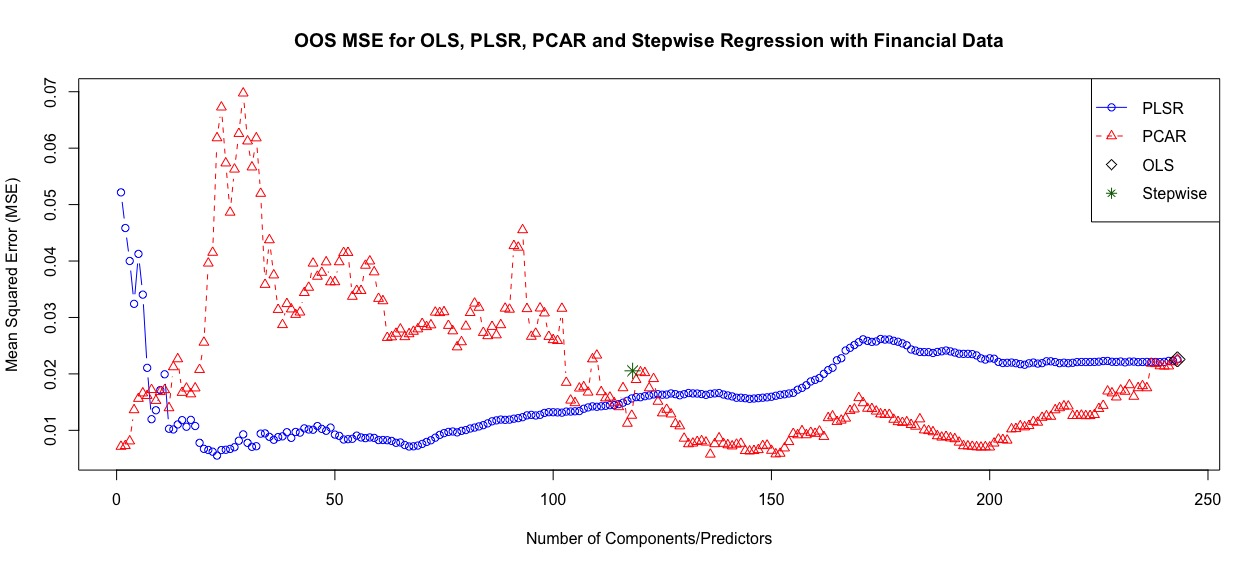

Write the R code that produced this figure.
packages <- c("tidyquant", "quantmod", "tidyverse", "TTR", "PerformanceAnalytics", 
              "lubridate", "fredr", "WDI", "Quandl", "dplyr", "caret", "tidyr")

install.packages(packages)

library(tidyquant)
library(quantmod)
library(tidyverse)
library(TTR)
library(PerformanceAnalytics)
library(lubridate)
library(fredr)
library(WDI)
library(Quandl)
library(dplyr)
library(caret)  
library(tidyr)

library(zoo)
library(MASS)   
library(pls)     
library(ggplot2) 


# Set parameters
start_date <- as.Date("2010-10-01")
end_date <- Sys.Date() 

# Get Tesla Data
tesla <- getSymbols("TSLA", from = start_date, to = end_date, auto.assign = FALSE)
tesla_weekly <- to.weekly(tesla)

tesla_data <- data.frame(
  date = as.Date(index(tesla_weekly)),
  price = as.numeric(Cl(tesla_weekly)),
  volume = as.numeric(Vo(tesla_weekly)),
  high = as.numeric(Hi(tesla_weekly)),
  low = as.numeric(Lo(tesla_weekly))
)

# Calculate Tesla technical indicators
tesla_data$weekly_return <- ROC(tesla_data$price)  # Target variable
tesla_data$volatility <- runSD(tesla_data$price, n = 4)
tesla_data$rsi <- RSI(tesla_data$price, n = 14)
tesla_data$ma_4 <- SMA(tesla_data$price, n = 4)
tesla_data$ma_12 <- SMA(tesla_data$price, n = 12)
tesla_data$volume_ma4 <- SMA(tesla_data$volume, n = 4)
tesla_data$volume_ratio <- tesla_data$volume/tesla_data$volume_ma4
tesla_data$high_low_ratio <- tesla_data$high/tesla_data$low
tesla_data$momentum <- ROC(tesla_data$price, n = 4)

# Get Market Index Data
cat("\nGetting market indices data...\n")
# S&P 500
sp500 <- getSymbols("^GSPC", from = start_date, to = end_date, auto.assign = FALSE)
sp500_weekly <- to.weekly(sp500)
sp500_returns <- periodReturn(Cl(sp500_weekly), period = "weekly", type = "log")
sp500_df <- data.frame(
  date = as.Date(index(sp500_returns)),
  SP500_return = as.numeric(sp500_returns)
)

# NASDAQ
nasdaq <- getSymbols("^IXIC", from = start_date, to = end_date, auto.assign = FALSE)
nasdaq_weekly <- to.weekly(nasdaq)
nasdaq_returns <- periodReturn(Cl(nasdaq_weekly), period = "weekly", type = "log")
nasdaq_df <- data.frame(
  date = as.Date(index(nasdaq_returns)),
  NASDAQ_return = as.numeric(nasdaq_returns)
)

# Dow Jones
dow <- getSymbols("^DJI", from = start_date, to = end_date, auto.assign = FALSE)
dow_weekly <- to.weekly(dow)
dow_returns <- periodReturn(Cl(dow_weekly), period = "weekly", type = "log")
dow_df <- data.frame(
  date = as.Date(index(dow_returns)),
  DJI_return = as.numeric(dow_returns)
)

# Merge market indices
index_data <- merge(sp500_df, nasdaq_df, by = "date")
index_data <- merge(index_data, dow_df, by = "date")

# Get Competitor Returns
cat("\nGetting competitor data...\n")
competitors <- c("F", "GM", "TM")
comp_returns_list <- list()

for(comp in competitors) {
  cat("Processing", comp, "...\n")
  data <- getSymbols(comp, from = start_date, to = end_date, auto.assign = FALSE)
  weekly_prices <- to.weekly(data)
  returns <- periodReturn(Cl(weekly_prices), period = "weekly", type = "log")
  
  comp_returns_list[[comp]] <- data.frame(
    date = as.Date(index(returns)),
    returns = as.numeric(returns)
  )
  names(comp_returns_list[[comp]])[2] <- paste0(comp, "_return")
}

# Merge competitor returns
comp_data <- Reduce(function(x, y) merge(x, y, by = "date", all = TRUE), comp_returns_list)

# Get FRED Economic Data
cat("\nGetting FRED economic data...\n")
fredr_set_key("1689e1d6f8de50490073b29757aaf2fb")

fred_indicators <- c(
  "UNRATE",     # Unemployment
  "DCOILWTICO", # Oil
  "DGS10",      # 10Y Treasury
  "VIXCLS"      # VIX
)

fred_data_list <- list()
for(indicator in fred_indicators) {
  cat("Getting", indicator, "...\n")
  data <- fredr(
    series_id = indicator,
    observation_start = start_date,
    observation_end = end_date,
    frequency = "m"  # monthly frequency
  )
  
  clean_data <- data.frame(
    date = as.Date(data$date),
    value = data$value
  )
  names(clean_data)[2] <- indicator
  
  # Convert to weekly
  weekly_dates <- seq.Date(from = min(clean_data$date),
                           to = max(clean_data$date),
                           by = "week")
  weekly_data <- data.frame(date = weekly_dates)
  weekly_data <- merge(weekly_data, clean_data, by = "date", all.x = TRUE)
  weekly_data[,2] <- na.locf(weekly_data[,2], na.rm = FALSE)
  
  fred_data_list[[indicator]] <- weekly_data
}

# Merge FRED data
fred_data <- Reduce(function(x, y) merge(x, y, by = "date", all = TRUE), fred_data_list)

# Merge All Data
cat("\nMerging all data sources...\n")
final_data <- merge(tesla_data, index_data, by = "date", all = FALSE)
final_data <- merge(final_data, comp_data, by = "date", all = FALSE)
final_data <- merge(final_data, fred_data, by = "date", all = FALSE)
final_data <- final_data[order(final_data$date), ]

# Create Lagged Variables
cat("\nCreating lagged variables...\n") 
cols_to_lag <- setdiff(names(final_data), c("date", "weekly_return", "price"))
for(col in cols_to_lag) {
  for(lag in 1:10) {
    final_data[[paste0(col, "_lag", lag)]] <- lag(final_data[[col]], lag)
  }
} 

# Add time-based features
final_data$week_num <- as.numeric(difftime(final_data$date, min(final_data$date), units="weeks"))
final_data$year <- year(final_data$date)
final_data$month <- month(final_data$date)
final_data$quarter <- quarter(final_data$date)
final_data$day_of_year <- yday(final_data$date)
final_data$week_of_year <- week(final_data$date)

# Create cyclical features for seasonal patterns
final_data$month_sin <- sin(2 * pi * final_data$month/12)
final_data$month_cos <- cos(2 * pi * final_data$month/12)
final_data$week_sin <- sin(2 * pi * final_data$week_of_year/52)
final_data$week_cos <- cos(2 * pi * final_data$week_of_year/52)

# Optional: Add trend features
final_data$week_num_squared <- final_data$week_num^2
final_data$log_week_num <- log(final_data$week_num + 1)

# Clean and prepare final matrices (updated version)
final_data_clean <- final_data[final_data$date >= as.Date("2011-01-01"), ]
final_data_clean <- na.omit(final_data_clean)

# Create response vector and design matrix
y <- final_data_clean$weekly_return

# Update cols_to_exclude to keep time features
cols_to_exclude <- c("date", "weekly_return", "price")
X <- as.matrix(final_data_clean[, !names(final_data_clean) %in% cols_to_exclude])

# Print summary of new features
cat("\nTime-based features added:\n")
time_features <- c("week_num", "year", "month", "quarter", "day_of_year", "week_of_year", 
                   "month_sin", "month_cos", "week_sin", "week_cos", 
                   "week_num_squared", "log_week_num")
for(feat in time_features) {
  if(feat %in% colnames(X)) {
    cat(sprintf("\n%s summary:\n", feat))
    print(summary(X[,feat]))
  }
}

# Save results
save(X, y, file = "tesla_weekly_prediction_data.RData")

# Print summary
cat("\nDataset Summary:\n")
cat("Date range:", as.character(range(final_data_clean$date)), "\n")
cat("Number of weeks:", length(y), "\n")
cat("Number of predictors:", ncol(X), "\n")
cat("\nFirst few predictor names:\n")
print(head(colnames(X), 10))
cat("\nDimensions of X:", dim(X)[1], "x", dim(X)[2], "\n")
cat("\nMissing values in X:", sum(is.na(X)), "\n")
cat("Missing values in y:", sum(is.na(y)), "\n")

# Show basic statistics
cat("\nSummary of response variable (y):\n")
print(summary(y))

# Verify saved data
load("tesla_weekly_prediction_data.RData")
cat("\nVerifying saved data:\n")
cat("X dimensions:", dim(X)[1], "x", dim(X)[2], "\n")
cat("y length:", length(y), "\n")

# Optional: Show correlation with target
cat("\nTop 10 correlations with target:\n")
correlations <- cor(X, y)
top_correlations <- head(sort(abs(correlations), decreasing = TRUE), 10)
print(top_correlations)

# Check the structure of X and y
dim(X)
length(y)

n <- nrow(X)  # number of observations
m <- ncol(X)   # number of predictors

# Print dimensions and data range
print("Data Summary:")
print(paste("Date range:", min(final_data_clean$date), "to", max(final_data_clean$date)))
print(paste("Number of weeks (rows):", n))
print(paste("Number of predictors (columns):", m))
print(paste("Number of base predictors:", length(cols_to_lag)))
print(paste("Number of lags per predictor:", n_lags))


# Verify dimensions match
stopifnot(length(y) == n)
head(colnames(X), 10)

# Give names to X columns (X1, X2, ..., Xm)
colnames(X) <- paste0("X", 1:m)

K = 10; 
initial_size <- floor(0.6 * n)
step_size = floor((n - initial_size)/K) ;

pca_mse <- matrix(0, nrow = m, ncol = K)
plsr_mse <- matrix(0, nrow = m, ncol = K)
ols_mse <- numeric(K)
stepwise_mse <- numeric(K)
stepwise_p <- numeric(K) # Number of selected predictors (not intercept)
 
# K Rolling-Forward Splits
for(i in 1:K) { 
  
  # Split into training and test data for split i
  print(paste("######################## Training Size = ", initial_size + step_size*i - 1))
  # Get training data
  
  train_idx <- 1:(initial_size + step_size*i - 1)
  # test_idx <- (initial_size + step_size*i) : m
  
  X_train <- X[train_idx, , drop = FALSE]
  y_train <- y[train_idx]
  X_test <- X[-train_idx, , drop = FALSE]
  y_test <- y[-train_idx]
  
  # Full OLS Regression
  print('OLS: ')
  lm_fit <- lm(y_train ~ ., data = as.data.frame(X_train))
  yhat  <- predict(lm_fit,as.data.frame(X_test))
  print(ols_mse[i] <- mean((y_test - yhat)^2))
  print(' ------------------------------------ ')
  
  # Stepwise Regression 
  print("Stepwise: ")
  stepwise_model <- stepAIC(lm_fit, direction = "both", trace = TRUE)
  stepwise_coefs <- coef(stepwise_model)
  print(stepwise_p[i] <- length(names(stepwise_coefs)) - 1)  
  print(stepwise_mse[i] <- mean((y_test - predict(stepwise_model,as.data.frame(X_test)))^2))
  print(' ------------------------------------ ')
  
  # PCA Regression
  print("Best PCA: ")
  pcr_model <- pcr(y_train ~ X_train, ncomp = m, scale = TRUE, validation = "none")
  pca_mse[,i] <- colMeans((y_test - predict(pcr_model, X_test, ncomp = 1:m))^2)
  print(which.min(pca_mse[,i]))
  print(min(pca_mse[,i]))
  print(' ------------------------------------ ')
  
  # PLS Regression
  print('Best PLS: ')
  plsr_model <- plsr(y_train ~ X_train, ncomp = m, scale = TRUE, validation = "none")
  plsr_mse[,i] <- colMeans((y_test - predict(plsr_model, X_test, ncomp = 1:m))^2)
  print(which.min(plsr_mse[,i]))
  print(min(plsr_mse[,i]))
  print(' ------------------------------------ ')
}

# Visualize ###################################################################

# Combine the PLSR and PCAR MSE values into a matrix 
mse_matrix <- cbind(rowMeans(plsr_mse), rowMeans(pca_mse)) 

# Use matplot to plot the multiple MSE series
matplot(1:m, mse_matrix, type = "b", pch = 1:2, col = c("blue", "red"), lty = 1:2,
        xlab = "Number of Components/Predictors", ylab = "Mean Squared Error (MSE)",
        main = "OOS MSE for OLS, PLSR, PCAR and Stepwise Regression with Financial Data")

# One point for the average performance of OLS performance 
points(m, mean(ols_mse), col = "black", pch = 5, cex = 1.5)

# One point for the average performance of Stepwise regression 
points(mean(stepwise_p), mean(stepwise_mse), col = "darkgreen", pch = 8, cex = 1.5)

# Add a legend
legend("topright", legend = c("PLSR", "PCAR", "OLS", "Stepwise"),
       col = c("blue", "red",  "black", "darkgreen"), pch = c(1, 2, 5, 8), lty = c(1, 2, NA, NA))

# Summarize ####################################################################
print (data.frame(
  Method = c("Full OLS", "Stepwise","PCAR", "PLSR"),
  Mean_MSE = c(mean(ols_mse), mean(stepwise_mse), min(rowMeans(pca_mse)), min(rowMeans(plsr_mse))), 
  Components = c(m, mean(stepwise_p), which.min(rowMeans(pca_mse)), which.min(rowMeans(plsr_mse)))
  # For Stepwise Regression: Components is the average number of selected predictors in K splits.
))
